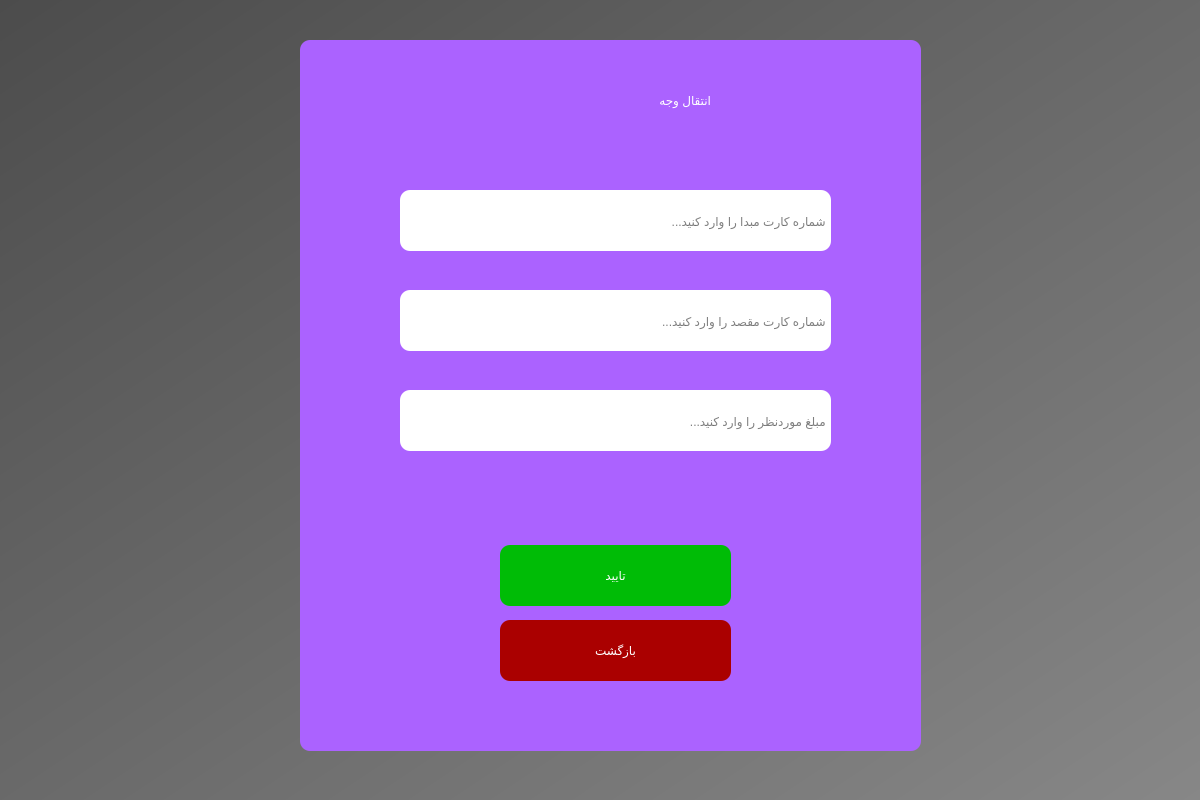
<?xml version="1.0" encoding="UTF-8"?>
<ui version="4.0">
 <class>Dialog</class>
 <widget class="QDialog" name="Dialog">
  <property name="geometry">
   <rect>
    <x>0</x>
    <y>0</y>
    <width>1200</width>
    <height>800</height>
   </rect>
  </property>
  <property name="windowTitle">
   <string>Dialog</string>
  </property>
  <widget class="QWidget" name="bgwidget" native="true">
   <property name="geometry">
    <rect>
     <x>0</x>
     <y>0</y>
     <width>1201</width>
     <height>801</height>
    </rect>
   </property>
   <property name="styleSheet">
    <string notr="true">QWidget#bgwidget{
background-color:qlineargradient(spread:pad, x1:0, y1:0, x2:1, y2:1, stop:0 rgba(76, 76, 76, 255), stop:1 rgba(135, 135, 135, 255))
}</string>
   </property>
   <widget class="QWidget" name="widget" native="true">
    <property name="geometry">
     <rect>
      <x>300</x>
      <y>40</y>
      <width>621</width>
      <height>711</height>
     </rect>
    </property>
    <property name="styleSheet">
     <string notr="true">QWidget#widget{
background-color:rgb(171, 98, 255);
border-radius:10px;
text-shadow: 0 0 3px #FF0000, 0 0 5px #0000FF
}</string>
    </property>
    <widget class="QLabel" name="label">
     <property name="geometry">
      <rect>
       <x>200</x>
       <y>30</y>
       <width>211</width>
       <height>61</height>
      </rect>
     </property>
     <property name="styleSheet">
      <string notr="true">font: 700 36pt &quot;Vazir&quot;;
color: rgb(255, 255, 255);</string>
     </property>
     <property name="text">
      <string>انتقال وجه</string>
     </property>
    </widget>
    <widget class="QLineEdit" name="begin_transform">
     <property name="geometry">
      <rect>
       <x>100</x>
       <y>150</y>
       <width>431</width>
       <height>61</height>
      </rect>
     </property>
     <property name="styleSheet">
      <string notr="true">border-radius:10px;
font: 500 18pt &quot;Poppins Medium&quot;;
background-color:white;
font: 20pt &quot;Vazir&quot;;</string>
     </property>
     <property name="placeholderText">
      <string> شماره کارت مبدا را وارد کنید...</string>
     </property>
    </widget>
    <widget class="QLineEdit" name="final_transform">
     <property name="geometry">
      <rect>
       <x>100</x>
       <y>250</y>
       <width>431</width>
       <height>61</height>
      </rect>
     </property>
     <property name="styleSheet">
      <string notr="true">border-radius:10px;
font: 500 18pt &quot;Poppins Medium&quot;;
background-color:white;
font: 20pt &quot;Vazir&quot;;</string>
     </property>
     <property name="placeholderText">
      <string> شماره کارت مقصد را وارد کنید...</string>
     </property>
    </widget>
    <widget class="QLineEdit" name="value_transform">
     <property name="geometry">
      <rect>
       <x>100</x>
       <y>350</y>
       <width>431</width>
       <height>61</height>
      </rect>
     </property>
     <property name="styleSheet">
      <string notr="true">border-radius:10px;
font: 500 18pt &quot;Poppins Medium&quot;;
background-color:white;
font: 20pt &quot;Vazir&quot;;</string>
     </property>
     <property name="placeholderText">
      <string> مبلغ موردنظر را وارد کنید...</string>
     </property>
    </widget>
    <widget class="QPushButton" name="confirm_transform">
     <property name="geometry">
      <rect>
       <x>200</x>
       <y>505</y>
       <width>231</width>
       <height>61</height>
      </rect>
     </property>
     <property name="styleSheet">
      <string notr="true">border-radius:10px;
background-color:rgb(0, 188, 6);
font: 700 26pt &quot;Vazir&quot;;
color:white</string>
     </property>
     <property name="text">
      <string>تایید</string>
     </property>
    </widget>
    <widget class="QPushButton" name="return_transform">
     <property name="geometry">
      <rect>
       <x>200</x>
       <y>580</y>
       <width>231</width>
       <height>61</height>
      </rect>
     </property>
     <property name="styleSheet">
      <string notr="true">border-radius:10px;
background-color:rgb(170, 0, 0);
font: 700 26pt &quot;Vazir&quot;;
color:white</string>
     </property>
     <property name="text">
      <string>بازگشت</string>
     </property>
    </widget>
    <widget class="QLabel" name="blank_label_transform">
     <property name="geometry">
      <rect>
       <x>10</x>
       <y>420</y>
       <width>521</width>
       <height>51</height>
      </rect>
     </property>
     <property name="styleSheet">
      <string notr="true">font: 700 24pt &quot;Vazir&quot;;
color: rgb(170, 0, 0)</string>
     </property>
     <property name="text">
      <string/>
     </property>
    </widget>
   </widget>
  </widget>
 </widget>
 <resources/>
 <connections/>
</ui>
